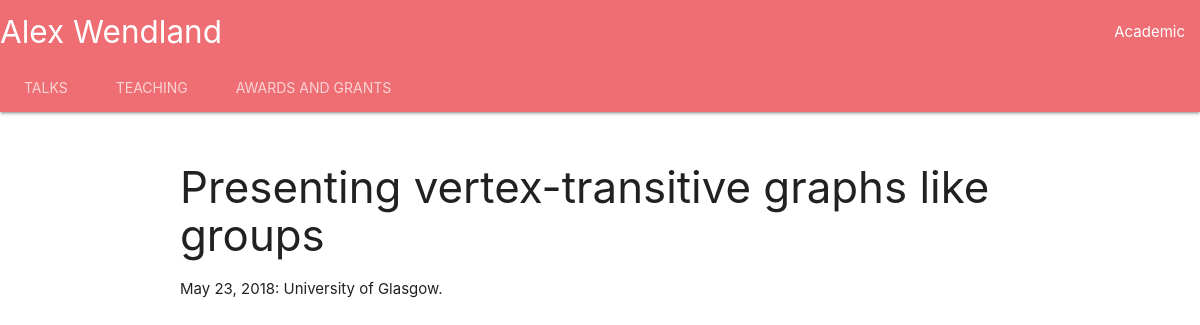
The page /academic/talks/1/ on the database its author committed.
### academic/models.py (models this page shows, shortened)
class Talk(models.Model):
    title = models.CharField('Title', max_length=200)
    seminar_name = models.CharField('Seminar Name', max_length=200)
    location = models.CharField('Location', max_length=200)
    date_given = models.DateField('Date Given')
    abstract = models.TextField('Abstract', blank = True)

### academic/views.py (the view)
# urls.py: path('talks/<int:pk>/', views.TalkDetailView.as_view(), name='talk_detail'),
class TalkDetailView(generic.DetailView):
    model = Talk
    template_name = 'talk.html'

### academic/templates/talk.html (shortened to what this page needs)
{% extends "base_academic.html" %}
{% block page_content %}
<h3> {{talk.title}} </h3>
{{talk.date_given}}: {{talk.location}}.
{% endblock %}

### rows shown on the page
Talk: title "Presenting vertex-transitive graphs like groups", date_given "May 23, 2018", location "University of Glasgow"
